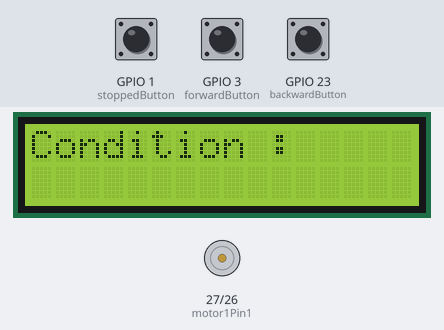
Recording of a sketch running on a simulated ESP32. Shown: 16×2 character LCD, motor-driver pin pairs drawn as motors (green arrow = first pin HIGH = forward, orange = second pin HIGH = backward, longer = more drive, scaled by the enable pin). Inputs (shaded band) come from the test bench; at power-on: GPIO 3 (forwardButton) HIGH, GPIO 23 (backwardButton) HIGH, GPIO 1 (stoppedButton) HIGH.

Above: at 1.2 s.
1.3 s: GPIO 3 (forwardButton) pulled LOW for 0.15 s
At 2.1 s:
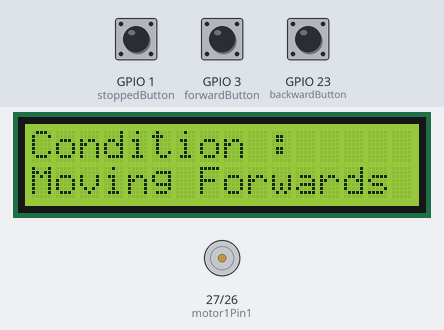
2.9 s: GPIO 23 (backwardButton) pulled LOW for 0.15 s
At 3.4 s:
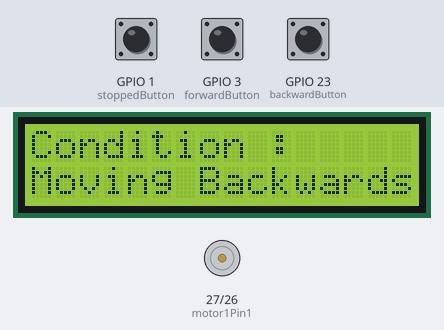
4.5 s: GPIO 1 (stoppedButton) pulled LOW for 0.15 s
At 5.5 s:
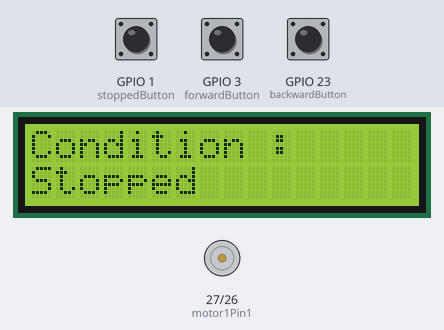
6.1 s: GPIO 3 (forwardButton) pulled LOW for 1 s
At 7.0 s:
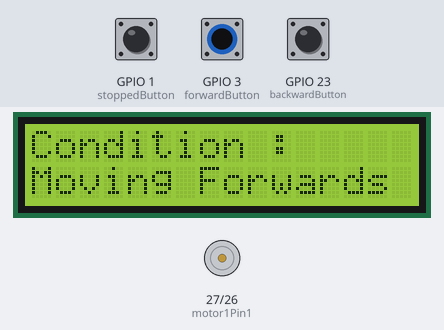
8.6 s: GPIO 1 (stoppedButton) pulled LOW for 1 s
At 9.8 s:
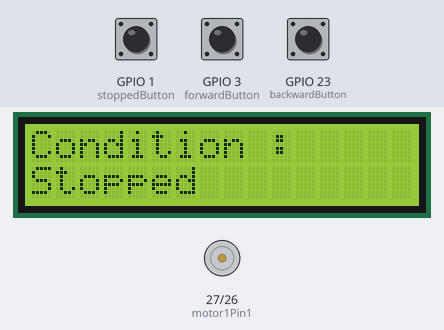
Timing chart, 0 to 11.6 s (numbered marks = the images above; inputs shaded):
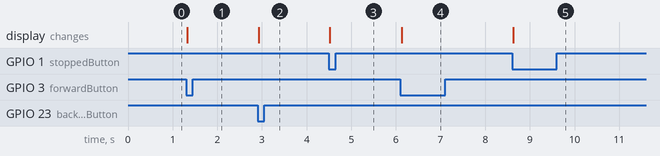

The sketch:

LCD_and_Display_Project.ino
```cpp
#include <LiquidCrystal_I2C.h>
#define backwardButton  23
#define stoppedButton 1
#define forwardButton 3
int motor1Pin1 = 27;
int motor1Pin2 = 26;
int enable1Pin = 14;
// Setting PWM properties
const int freq = 30000;
const int pwmChannel = 0;
const int resolution = 8;
int dutyCycle = 200;

int backwardStateBefore = 0, stoppedStateBefore = 0, forwardStateBefore = 0;
int backwardStateNow, stoppedStateNow, forwardStateNow;

LiquidCrystal_I2C lcd(0x27,16,2);  // set the LCD address to 0x27 for a 16 chars and 2 line display.
// The LCD address might located differently for different ESP

void setup() {
  lcd.begin();
  lcd.clear();
  lcd.backlight();      // Make sure backlight is on

  // Print a message on both lines of the LCD.
  Serial.begin(9600);
  lcd.setCursor(0,0);   //Move cursor to character 2 on line 1
  lcd.print("Condition : ");
  pinMode(backwardButton,INPUT_PULLUP);
  pinMode(stoppedButton,INPUT_PULLUP);
  pinMode(stoppedButton,INPUT_PULLUP);

  pinMode(motor1Pin1, OUTPUT);
  pinMode(motor1Pin2, OUTPUT);
  pinMode(enable1Pin, OUTPUT);

  // configure LED PWM functionalitites
  ledcSetup(pwmChannel, freq, resolution);

  // attach the channel to the GPIO to be controlled
  ledcAttachPin(enable1Pin, pwmChannel);

}

void loop() {


  // input the button condition now
  backwardStateNow = !digitalRead(backwardButton);
  stoppedStateNow = !digitalRead(stoppedButton);
  forwardStateNow =  !digitalRead(forwardButton);


  if(backwardStateNow == backwardStateBefore && stoppedStateBefore == stoppedStateNow && forwardStateBefore == forwardStateNow)
  {
      return;
  }


  // test 3 case
  // in case it wants to go backward
  if(backwardStateNow == 1 && stoppedStateNow == 0 && forwardStateNow ==0)
  {
  lcd.clear();
   lcd.setCursor(0,0);
  lcd.print("Condition : ");
  lcd.setCursor(0,1);
      lcd.print("Moving Backwards");
      digitalWrite(motor1Pin1, HIGH);
      digitalWrite(motor1Pin2, LOW);
  }

  // in case it wants to go forward

  if(backwardStateNow == 0 && stoppedStateNow == 0 && forwardStateNow == 1)
  {
  lcd.clear();
   lcd.setCursor(0,0);
  lcd.print("Condition : ");
  lcd.setCursor(0,1);
      lcd.print("Moving Forwards");
      digitalWrite(motor1Pin1,LOW);
      digitalWrite(motor1Pin2,HIGH);
  }


  // in case it wants to go stop
  if(backwardStateNow == 0 && stoppedStateNow == 1 && forwardStateNow == 0)
  {
  lcd.clear();
   lcd.setCursor(0,0);
  lcd.print("Condition : ");
  lcd.setCursor(0,1);
      lcd.print("Stopped");
      digitalWrite(motor1Pin1,LOW);
      digitalWrite(motor1Pin2,LOW);
  }


  // set the previous state
  backwardStateBefore = backwardStateNow;
  stoppedStateBefore = stoppedStateNow;
  forwardStateBefore = forwardStateNow;


  delay(200); // some delay


}
```

Measured:
- after the input at 1.3 s, the display: changes at once (image 1)
- after the input at 2.9 s, the display: changes at once (image 2)
- after the input at 4.5 s, the display: changes at once (image 3)
- after the input at 6.1 s, the display: changes at once (image 4)
- after the input at 8.6 s, the display: changes at once (image 5)
